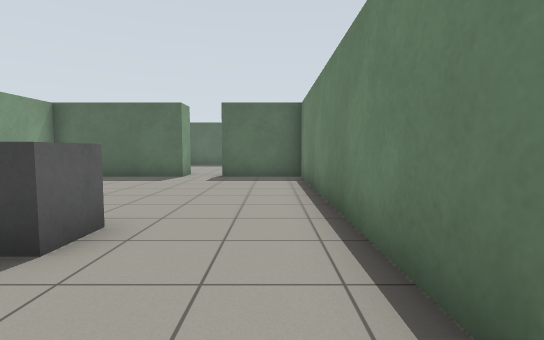
View 1 (above)

16 first-person views from a walk through a Gazebo world. The camera is 0.94 m above the floor, tilts 4° down and sees 85° across. The floor is counted in squares, 1 m on a side. Each view is taken from the middle of a square. On the plan, view 1 faces up. The plan holds only what a view shows up to about 11 squares ahead; the rest is blank. Some stock models are drawn as simple stand-ins. Surface patterns are stand-ins for the level's own textures.

View 2
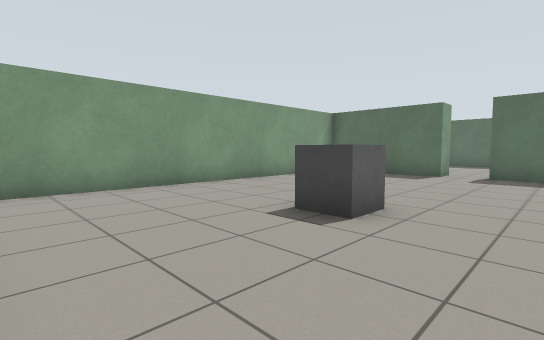

View 3
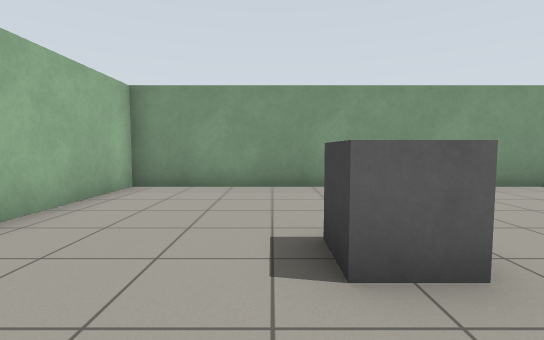

View 4
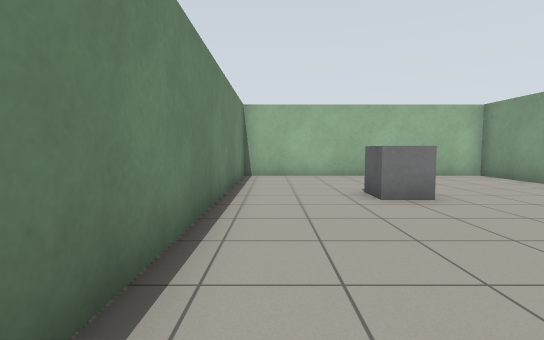

View 5
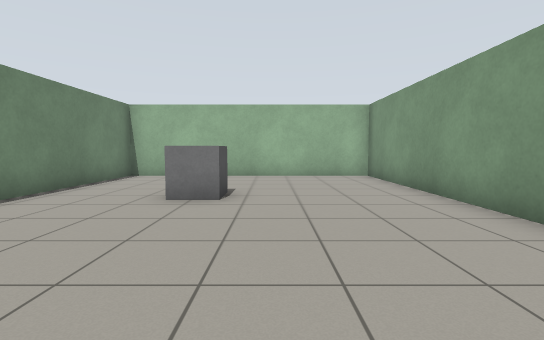

View 6
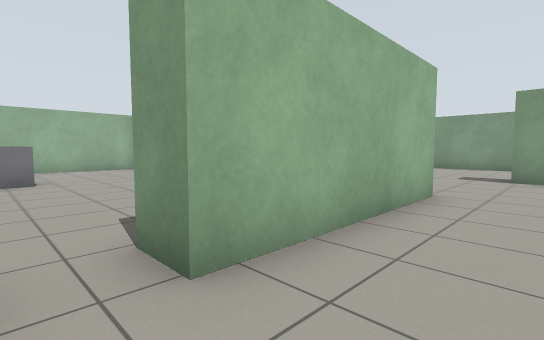

View 7
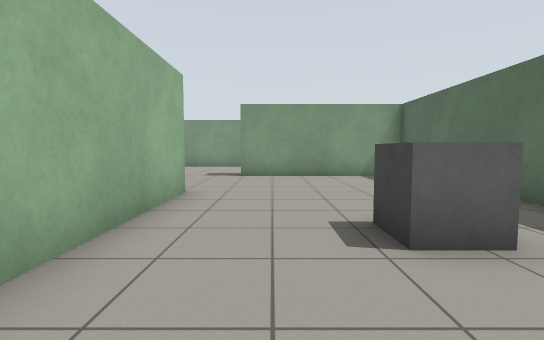

View 8
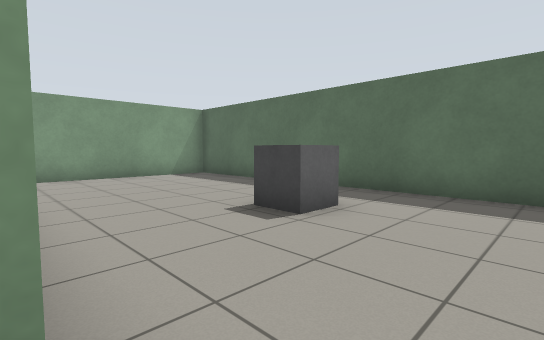

View 9
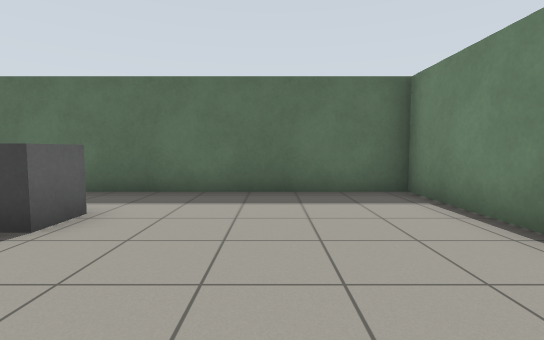

View 10
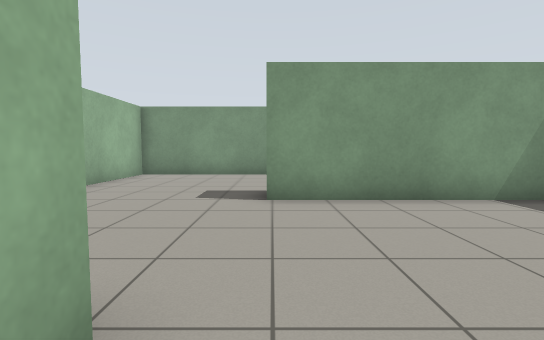

View 11
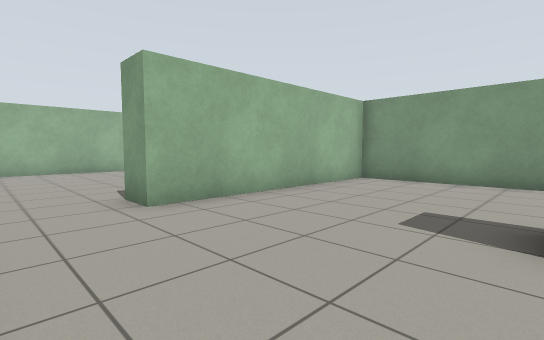

View 12
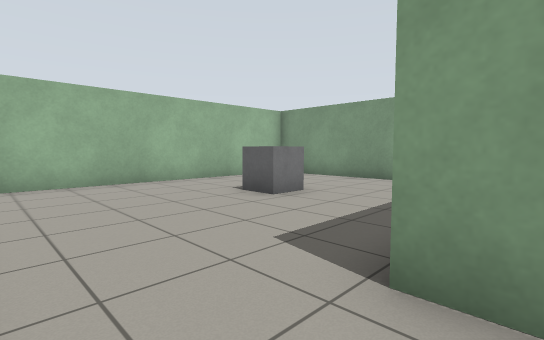

View 13
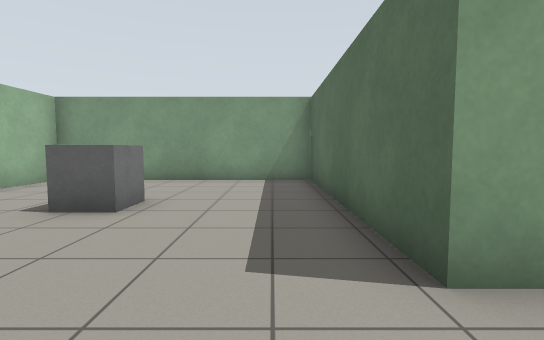

View 14
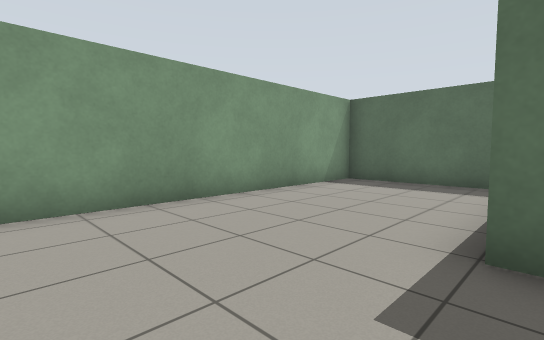

View 15
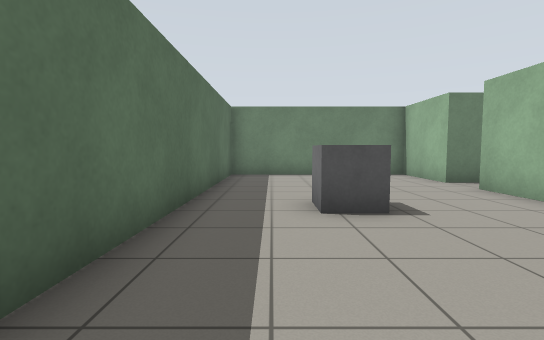

View 16
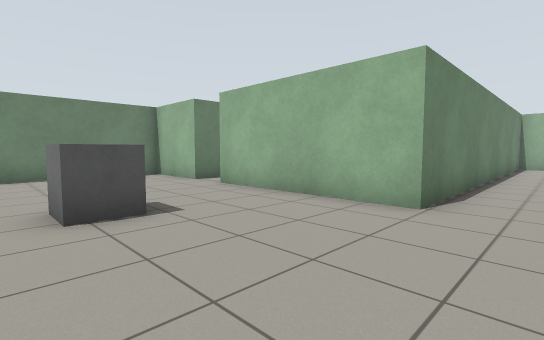

### Floor plan
Points are (right, up) in squares from view 1. A wall is a line through its corners. A room is listed if a view was taken in it or the views show most of it. See-through windows are left out.
Room 1 (views 1, 2, 3, 4, 5)
walls: (-3, 10.1) (-7.4, 10.1) (-7.4, -1.5) (1, -1.5) (1, 10.1) (-1.7, 10.1)
ways out: opening at (-2, 10.5) to room 2
objects: grey box (-3, 3) to (-2, 3)
Room 2 (views 6, 7, 8, 9, 10, 11, 14, 15, 16)
walls: (-13, 11.9) (-13.5, 11.9); (-8.4, 7.6) (-8.4, 11.1) (-3, 11.1) (-3, 10.1); (-14.2, 17.5) (-18, 17.5) (-18, 7.2) (-10.9, 7.2); (-1.7, 10.1) (-1.7, 11.1) (1, 11.1) (1, 17.5) (-12.4, 17.5) (-12.4, 11.9)
ways out: opening at (-2, 10.5) to room 1; opening at (-9.5, 6.5) to room 3
objects: grey box (-5, 15)
Room 3 (views 12, 13)
walls: (-8.4, 1.9) (-8.4, 7.6); (-10.9, 7.2) (-10.9, 6.2) (-18, 6.2) (-18, -1.5) (-9.3, -1.5)
ways out: opening at (-9.5, 6.5) to room 2
objects: grey box (-14, 2)

Positions as (right, up) in squares from view 1, and headings:
1: (0, 0), facing up
2: (0, -1), facing up-left
3: (0, 2), facing left
4: (0, 9), facing down
5: (-4, 9), facing down
6: (-2, 13), facing down-left
7: (-2, 13), facing left
8: (-2, 11), facing up-left
9: (-2, 11), facing up
10: (-7, 12), facing left
11: (-9, 12), facing down-left
12: (-9, 7), facing down-left
13: (-9, 5), facing left
14: (-13, 9), facing up-left
15: (-10, 16), facing right
16: (-10, 16), facing down-right
